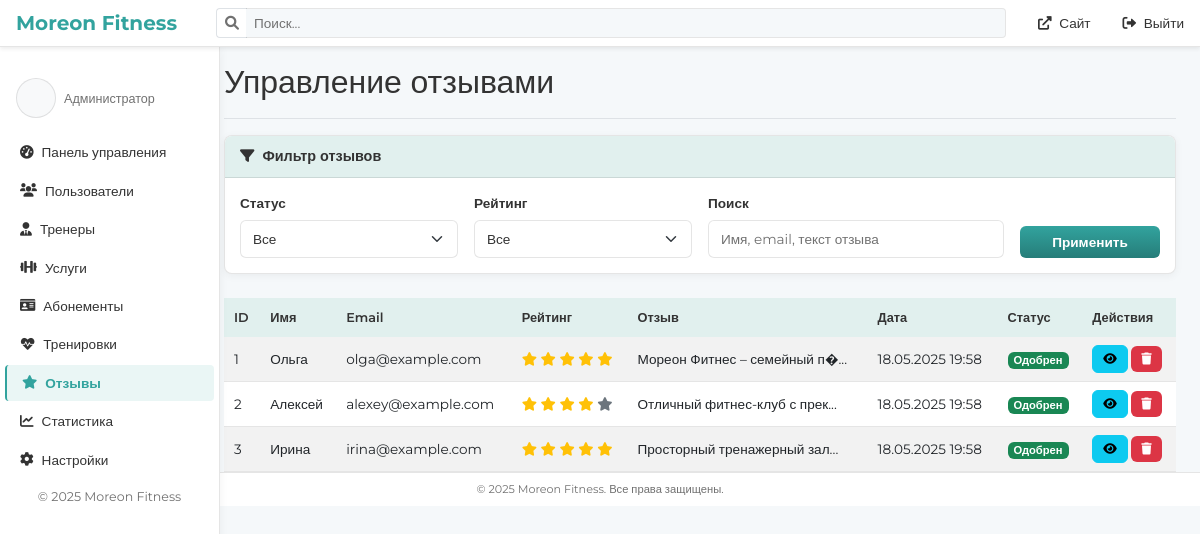
/admin/reviews.php (signed in), run on an earlier commit of the app's database.
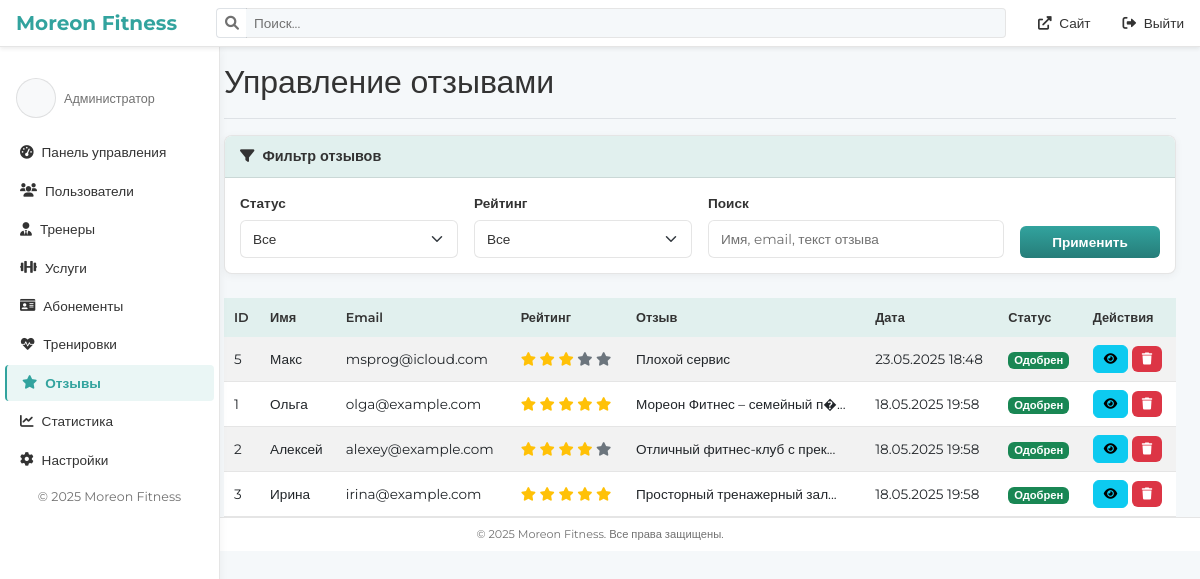
And on a later commit of the database.
### tables this page shows
CREATE TABLE `reviews` (
  `id` int NOT NULL,
  `name` varchar(100) NOT NULL,
  `email` varchar(100) NOT NULL,
  `rating` int NOT NULL,
  `text` text NOT NULL,
  `status` enum('pending','approved','rejected') NOT NULL DEFAULT 'pending',
  `created_at` timestamp NOT NULL DEFAULT CURRENT_TIMESTAMP,
  `updated_at` timestamp NULL DEFAULT NULL ON UPDATE CURRENT_TIMESTAMP
);

### admin/reviews.php (the view, shortened to what the changed rows need)
<?php
require_once('includes/auth_check.php');
$page = isset($_GET['page']) ? (int)$_GET['page'] : 1;
$perPage = 10;
$offset = ($page - 1) * $perPage;
$conditions = [];
$whereClause = !empty($conditions) ? "WHERE " . implode(" AND ", $conditions) : "";
$sql = "
    SELECT r.*
    FROM reviews r
    {$whereClause}
    ORDER BY r.created_at DESC
    LIMIT :offset, :perPage
";
$stmt = $pdo->prepare($sql);
$stmt->bindParam(':offset', $offset, PDO::PARAM_INT);
$stmt->bindParam(':perPage', $perPage, PDO::PARAM_INT);
$stmt->execute();
$reviews = $stmt->fetchAll();
include 'includes/header.php';
?>
<div class="container-fluid">
    <div class="row">
        <main class="col-md-9 ms-sm-auto col-lg-10 px-md-4">
            <div class="d-flex justify-content-between flex-wrap flex-md-nowrap align-items-center pt-3 pb-2 mb-3 border-bottom">
                <h1 class="h2">Управление отзывами</h1>
            </div>
            <div class="table-responsive">
                <table class="table table-striped table-hover">
                    <thead>
                        <tr>
                            <th>ID</th>
                            <th>Имя</th>
                            <th>Email</th>
                            <th>Рейтинг</th>
                            <th>Отзыв</th>
                            <th>Дата</th>
                            <th>Статус</th>
                            <th>Действия</th>
                        </tr>
                    </thead>
                    <tbody>
                        <?php foreach ($reviews as $review): ?>
                        <tr class="<?= $review['status'] === 'pending' ? 'table-warning' : ($review['status'] === 'rejected' ? 'table-danger' : '') ?>">
                            <td><?= htmlspecialchars($review['id']) ?></td>
                            <td><?= htmlspecialchars($review['name']) ?></td>
                            <td><?= htmlspecialchars($review['email']) ?></td>
                            <td>
                                <div class="rating">
                                    <?php for ($i = 1; $i <= 5; $i++): ?>
                                        <i class="fas fa-star <?= $i <= $review['rating'] ? 'text-warning' : 'text-secondary' ?>"></i>
                                    <?php endfor; ?>
                                </div>
                            </td>
                            <td>
                                <?php
                                $text = $review['text'];
                                echo htmlspecialchars(strlen($text) > 50 ? substr($text, 0, 50) . '...' : $text);
                                ?>
                            </td>
                            <td><?= date('d.m.Y H:i', strtotime($review['created_at'])) ?></td>
                            <td>
                                <?php if ($review['status'] === 'approved'): ?>
                                    <span class="badge bg-success">Одобрен</span>
                                <?php elseif ($review['status'] === 'pending'): ?>
                                    <span class="badge bg-warning text-dark">Ожидает</span>
                                <?php else: ?>
                                    <span class="badge bg-danger">Отклонен</span>
                                <?php endif; ?>
                            </td>
                            <td class="action-buttons">
                                <button type="button" class="btn btn-sm btn-info view-review" data-bs-toggle="modal" data-bs-target="#viewReviewModal" data-review-id="<?= $review['id'] ?>">
                                    <i class="fas fa-eye"></i>
                                </button>
                                <button type="button" class="btn btn-sm btn-danger" data-bs-toggle="modal" data-bs-target="#deleteReviewModal" data-review-id="<?= $review['id'] ?>">
                                    <i class="fas fa-trash"></i>
                                </button>
                            </td>
                        </tr>
                        <?php endforeach; ?>
                    </tbody>
                </table>
            </div>
        </main>
    </div>
</div>
<?php include 'includes/footer.php'; ?>

What changed in the data, as far as the page shows it:
added reviews: id "5", name "Макс", email "msprog@icloud.com", rating 3 (drawn), text "Плохой сервис", created_at "23.05.2025 18:48", status "Одобрен"
